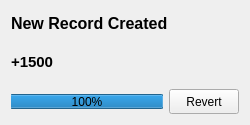
<?xml version="1.0" encoding="UTF-8"?>
<ui version="4.0">
 <class>RevertRecordWidget</class>
 <widget class="QWidget" name="RevertRecordWidget">
  <property name="geometry">
   <rect>
    <x>0</x>
    <y>0</y>
    <width>250</width>
    <height>125</height>
   </rect>
  </property>
  <property name="sizePolicy">
   <sizepolicy hsizetype="Fixed" vsizetype="Fixed">
    <horstretch>0</horstretch>
    <verstretch>0</verstretch>
   </sizepolicy>
  </property>
  <property name="windowOpacity">
   <double>0.100000000000000</double>
  </property>
  <property name="type" stdset="0">
   <string>notification</string>
  </property>
  <layout class="QGridLayout" name="gridLayout">
   <property name="verticalSpacing">
    <number>15</number>
   </property>
   <item row="1" column="0" colspan="2">
    <widget class="QLabel" name="m_amount_lbl">
     <property name="font">
      <font>
       <pointsize>11</pointsize>
       <weight>75</weight>
       <bold>true</bold>
      </font>
     </property>
     <property name="text">
      <string>+1500</string>
     </property>
     <property name="isNegative" stdset="0">
      <bool>false</bool>
     </property>
    </widget>
   </item>
   <item row="0" column="0" colspan="2">
    <widget class="QLabel" name="label">
     <property name="font">
      <font>
       <pointsize>12</pointsize>
       <weight>75</weight>
       <bold>true</bold>
      </font>
     </property>
     <property name="text">
      <string>New Record Created</string>
     </property>
    </widget>
   </item>
   <item row="2" column="1">
    <widget class="QPushButton" name="m_revent_btn">
     <property name="sizePolicy">
      <sizepolicy hsizetype="Fixed" vsizetype="Fixed">
       <horstretch>0</horstretch>
       <verstretch>0</verstretch>
      </sizepolicy>
     </property>
     <property name="minimumSize">
      <size>
       <width>70</width>
       <height>25</height>
      </size>
     </property>
     <property name="maximumSize">
      <size>
       <width>70</width>
       <height>25</height>
      </size>
     </property>
     <property name="text">
      <string>Revert</string>
     </property>
     <property name="flat">
      <bool>false</bool>
     </property>
    </widget>
   </item>
   <item row="2" column="0">
    <widget class="QProgressBar" name="m_progressBar">
     <property name="maximumSize">
      <size>
       <width>16777215</width>
       <height>15</height>
      </size>
     </property>
     <property name="maximum">
      <number>100</number>
     </property>
     <property name="value">
      <number>100</number>
     </property>
     <property name="alignment">
      <set>Qt::AlignCenter</set>
     </property>
     <property name="textVisible">
      <bool>true</bool>
     </property>
     <property name="invertedAppearance">
      <bool>true</bool>
     </property>
     <property name="format">
      <string>%p%</string>
     </property>
    </widget>
   </item>
  </layout>
 </widget>
 <resources/>
 <connections/>
</ui>
